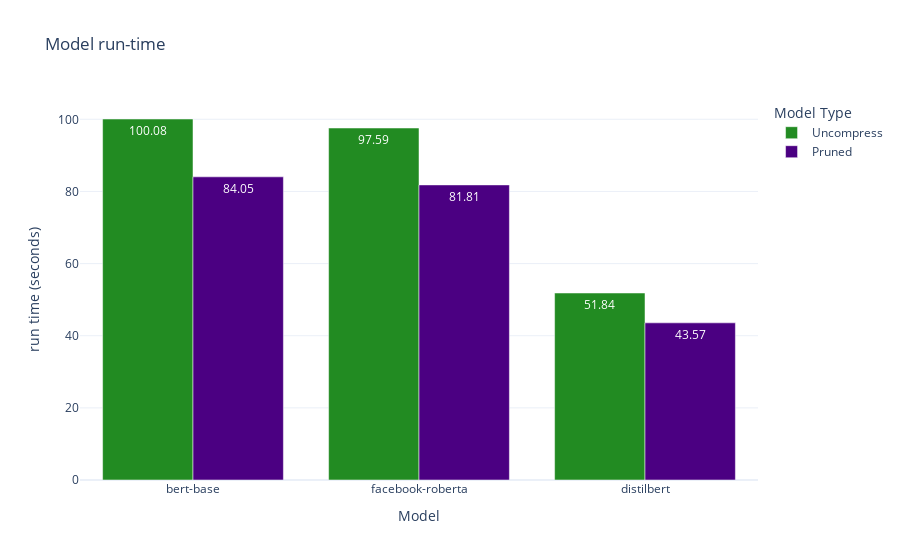

Write notebook code for a chart like this one.
### Code cell
# create a bar plot for the pruned models
fig = go.Figure(data=[
    go.Bar(name='Uncompress', x=uncompressed_models_comparison['short_name'], y=uncompressed_models_comparison['eval_runtime'], 
           marker_color=c1
           ,text=uncompressed_models_comparison['eval_runtime'].round(2) , textposition='auto'
           )
#     ,go.Bar(name='Quantized (int-8)', x=quantized_models_comparison_int8['short_name'], y=quantized_models_comparison_int8['eval_runtime'],
#             marker_color=c2
#             ,text=quantized_models_comparison_int8['eval_runtime'].round(2), textposition='auto'
#             )
#     ,go.Bar(name='Quantized (float-16)', x=quantized_models_comparison['short_name'], y=quantized_models_comparison['eval_runtime'],
#             marker_color=c3
#             ,text=quantized_models_comparison['eval_runtime'].round(2), textposition='auto'
#             )
    ,go.Bar(name='Pruned', x=pruned_models_comparison2['short_name'], y=pruned_models_comparison2['eval_runtime'],
            marker_color=c4
            ,text=pruned_models_comparison2['eval_runtime'].round(2), textposition='auto'
            )
            
])
fig.update_layout(
    barmode='group',
    title='Model run-time',
    xaxis_title='Model',
    yaxis_title='run time (seconds)',
    legend_title='Model Type',
    template='plotly_white'
)
# fig.update_layout(barmode='group', title='Pruned Models Comparison', xaxis_title='Model', yaxis_title='Model Size (MB)')

### Figure 1 — Plotly figure (JSON) as saved in the notebook; plotly's stock layout.template omitted (floating-point values rounded to 4 significant figures)
{"data": [{"marker": {"color": "rgb(34, 139, 34)"}, "name": "Uncompress", "text": [100.1, 97.59, 51.84], "textposition": "auto", "type": "bar", "x": ["bert-base", "facebook-roberta", "distilbert"], "y": [100.1, 97.59, 51.84]}, {"marker": {"color": "rgb(75, 0, 130)"}, "name": "Pruned", "text": [84.05, 81.81, 43.57], "textposition": "auto", "type": "bar", "x": ["bert-base", "facebook-roberta", "distilbert"], "y": [84.05, 81.81, 43.57]}], "layout": {"barmode": "group", "legend": {"title": {"text": "Model Type"}}, "title": {"text": "Model run-time"}, "xaxis": {"title": {"text": "Model"}}, "yaxis": {"title": {"text": "run time (seconds)"}}}}
